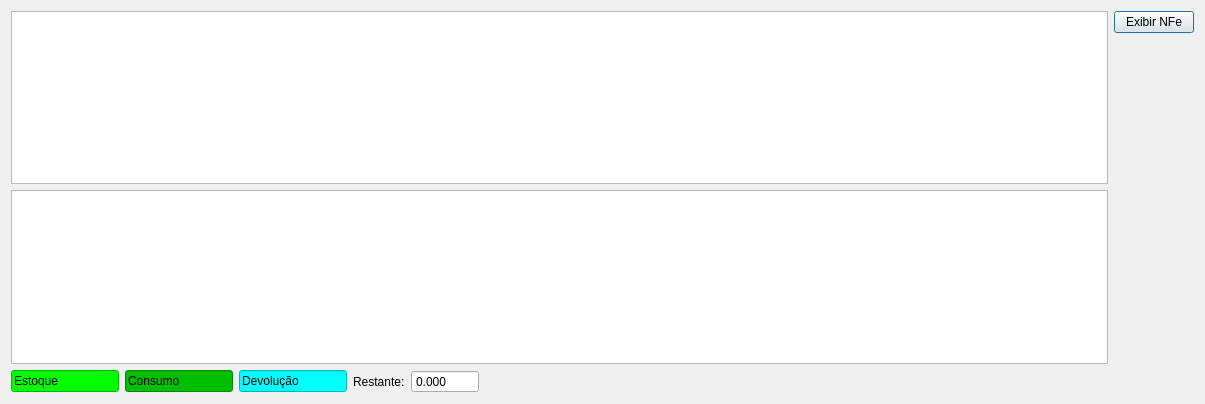
<?xml version="1.0" encoding="UTF-8"?>
<ui version="4.0">
 <class>Estoque</class>
 <widget class="QDialog" name="Estoque">
  <property name="geometry">
   <rect>
    <x>0</x>
    <y>0</y>
    <width>1205</width>
    <height>404</height>
   </rect>
  </property>
  <property name="windowTitle">
   <string>Estoque</string>
  </property>
  <layout class="QGridLayout" name="gridLayout">
   <item row="0" column="0" rowspan="2">
    <widget class="TableView" name="tableEstoque">
     <property name="mouseTracking">
      <bool>true</bool>
     </property>
     <property name="editTriggers">
      <set>QAbstractItemView::NoEditTriggers</set>
     </property>
     <property name="selectionMode">
      <enum>QAbstractItemView::SingleSelection</enum>
     </property>
     <property name="selectionBehavior">
      <enum>QAbstractItemView::SelectRows</enum>
     </property>
    </widget>
   </item>
   <item row="0" column="1">
    <widget class="QPushButton" name="pushButtonExibirNfe">
     <property name="text">
      <string>Exibir NFe</string>
     </property>
    </widget>
   </item>
   <item row="3" column="0">
    <layout class="QHBoxLayout" name="horizontalLayout">
     <item>
      <widget class="QLineEdit" name="lineEdit_3">
       <property name="sizePolicy">
        <sizepolicy hsizetype="Preferred" vsizetype="Fixed">
         <horstretch>0</horstretch>
         <verstretch>0</verstretch>
        </sizepolicy>
       </property>
       <property name="maximumSize">
        <size>
         <width>120</width>
         <height>16777215</height>
        </size>
       </property>
       <property name="styleSheet">
        <string notr="true">background-color: rgb(0, 255, 0);
color: rgb(0, 0, 0);</string>
       </property>
       <property name="text">
        <string>Estoque</string>
       </property>
       <property name="readOnly">
        <bool>true</bool>
       </property>
      </widget>
     </item>
     <item>
      <widget class="QLineEdit" name="lineEdit_6">
       <property name="sizePolicy">
        <sizepolicy hsizetype="Preferred" vsizetype="Fixed">
         <horstretch>0</horstretch>
         <verstretch>0</verstretch>
        </sizepolicy>
       </property>
       <property name="maximumSize">
        <size>
         <width>120</width>
         <height>16777215</height>
        </size>
       </property>
       <property name="autoFillBackground">
        <bool>false</bool>
       </property>
       <property name="styleSheet">
        <string notr="true">background-color: rgb(0, 190, 0);
color: rgb(0, 0, 0);</string>
       </property>
       <property name="text">
        <string>Consumo</string>
       </property>
       <property name="readOnly">
        <bool>true</bool>
       </property>
      </widget>
     </item>
     <item>
      <widget class="QLineEdit" name="lineEdit_7">
       <property name="sizePolicy">
        <sizepolicy hsizetype="Preferred" vsizetype="Fixed">
         <horstretch>0</horstretch>
         <verstretch>0</verstretch>
        </sizepolicy>
       </property>
       <property name="maximumSize">
        <size>
         <width>120</width>
         <height>16777215</height>
        </size>
       </property>
       <property name="autoFillBackground">
        <bool>false</bool>
       </property>
       <property name="styleSheet">
        <string notr="true">background-color: rgb(0, 255, 255);
color: rgb(0, 0, 0);</string>
       </property>
       <property name="text">
        <string>Devolução</string>
       </property>
       <property name="readOnly">
        <bool>true</bool>
       </property>
      </widget>
     </item>
     <item>
      <widget class="QLabel" name="labelRestante">
       <property name="text">
        <string>Restante:</string>
       </property>
      </widget>
     </item>
     <item>
      <widget class="QDoubleSpinBox" name="doubleSpinBoxRestante">
       <property name="readOnly">
        <bool>true</bool>
       </property>
       <property name="buttonSymbols">
        <enum>QAbstractSpinBox::NoButtons</enum>
       </property>
       <property name="decimals">
        <number>3</number>
       </property>
       <property name="maximum">
        <double>99999.990000000005239</double>
       </property>
      </widget>
     </item>
     <item>
      <spacer name="horizontalSpacer">
       <property name="orientation">
        <enum>Qt::Horizontal</enum>
       </property>
       <property name="sizeHint" stdset="0">
        <size>
         <width>40</width>
         <height>20</height>
        </size>
       </property>
      </spacer>
     </item>
    </layout>
   </item>
   <item row="2" column="0">
    <widget class="TableView" name="tableConsumo">
     <property name="mouseTracking">
      <bool>true</bool>
     </property>
     <property name="editTriggers">
      <set>QAbstractItemView::NoEditTriggers</set>
     </property>
     <property name="selectionBehavior">
      <enum>QAbstractItemView::SelectRows</enum>
     </property>
    </widget>
   </item>
   <item row="1" column="1" rowspan="2">
    <spacer name="verticalSpacer">
     <property name="orientation">
      <enum>Qt::Vertical</enum>
     </property>
     <property name="sizeHint" stdset="0">
      <size>
       <width>20</width>
       <height>40</height>
      </size>
     </property>
    </spacer>
   </item>
  </layout>
 </widget>
 <customwidgets>
  <customwidget>
   <class>TableView</class>
   <extends>QTableView</extends>
   <header>src/tableview.h</header>
  </customwidget>
 </customwidgets>
 <resources/>
 <connections/>
</ui>
